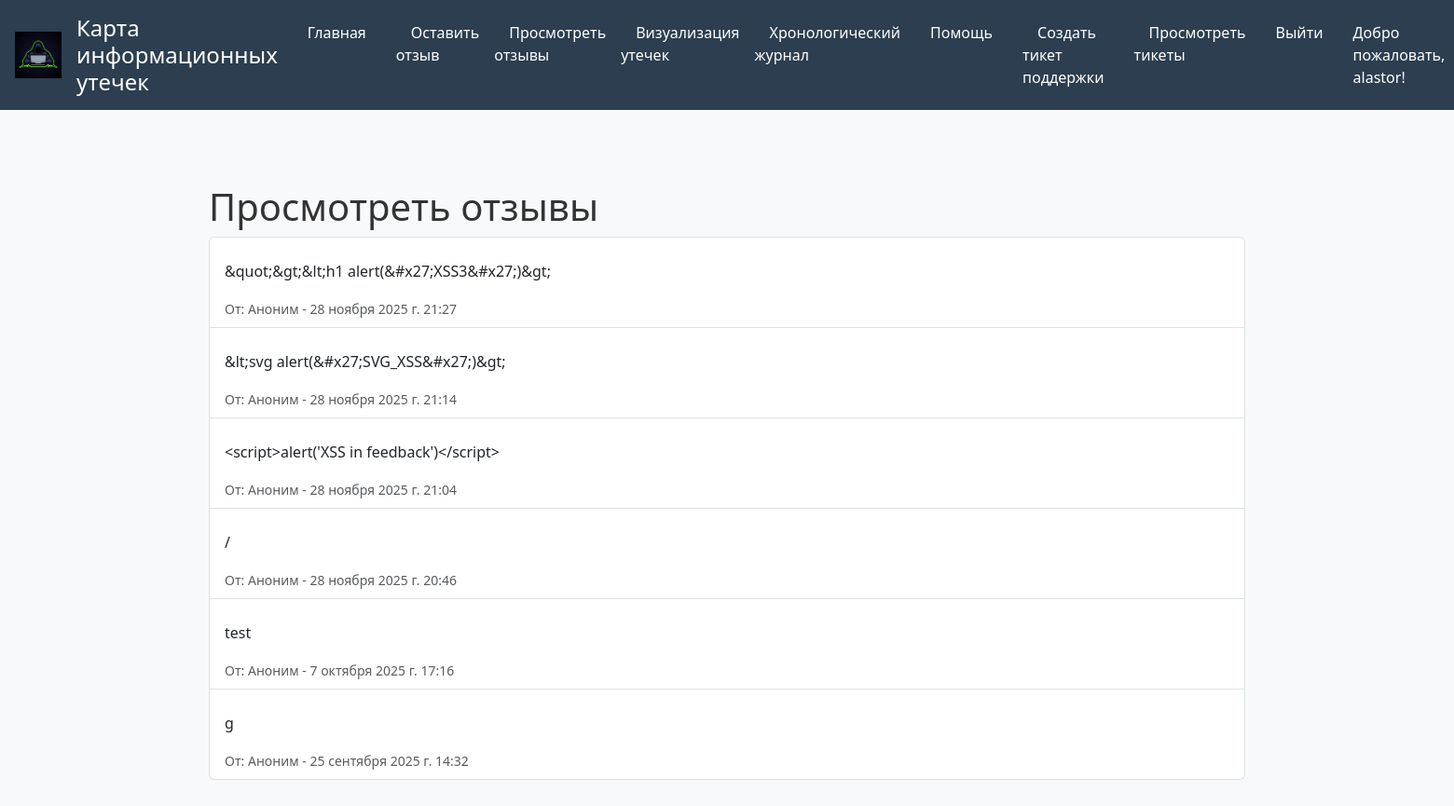
/view_feedback/ (signed in), run on the app's committed database.
### leaksmap/models.py (models this page shows, shortened)
class Feedback(models.Model):
    user = models.ForeignKey(User, on_delete=models.SET_NULL, null=True, blank=True)
    content = models.TextField()
    created_at = models.DateTimeField(auto_now_add=True)
    class Meta:
        verbose_name = "Feedback"
        verbose_name_plural = "Feedbacks"
        ordering = ['-created_at']
        indexes = [
            models.Index(fields=['user']),
        ]

### leaksmap/feedback.py (the view)
# urls.py: path('view_feedback/', feedback.view_feedback, name='view_feedback'),
def view_feedback(request):
    feedbacks = Feedback.objects.all().order_by('-created_at')
    return render(request, 'leaksmap/view_feedback.html', {'feedbacks': feedbacks})

### leaksmap/templates/leaksmap/view_feedback.html (shortened to what this page needs)
{% extends "leaksmap/base.html" %}
{% block content %}
    <div class="container mt-5">
        <h1>Просмотреть отзывы</h1>
        <ul class="list-group">
            {% for feedback in feedbacks %}
                <li class="list-group-item">
                    <p>{{ feedback.content|escape|linebreaks }}</p>
                    <small class="text-muted">От: {{ feedback.user.username|default:'Аноним'|escape }} - {{ feedback.created_at }}</small>
                </li>
            {% endfor %}
        </ul>
    </div>
{% endblock %}

### leaksmap/templates/leaksmap/base.html (shortened to what this page needs)
{% load static %}
<!DOCTYPE html>
<html lang="ru">
<head>
    <link href="https://cdn.jsdelivr.net/npm/bootstrap@5.3.8/dist/css/bootstrap.min.css" rel="stylesheet">
    <link rel="stylesheet" href="{% static 'CSS/main.css' %}">
    <link rel="stylesheet" href="https://use.fontawesome.com/releases/v6.6.0/css/all.css">
</head>
<body>
    <header>
<img src="{% static 'IMG/logo.png' %}" alt="Logo" style="width: 50px; height: 50px;" />
        <h1>Карта информационных утечек</h1>
        <nav>
            <ul>
                <li><a href="{% url 'home' %}">Главная</a></li>
                <li><a href="{% url 'feedback' %}">Оставить отзыв</a></li>
<li><a href="{% url 'view_feedback' %}">Просмотреть отзывы</a></li>
                {% if user.is_authenticated %}
                    <li><a href="{% url 'visualize_breaches' %}">Визуализация утечек</a></li>
                    <li><a href="{% url 'chronological_journal' %}">Хронологический журнал</a></li>
                    <li><a href="{% url 'help' %}">Помощь</a></li>
                    <li><a href="{% url 'create_ticket' %}">Создать тикет поддержки</a></li>
                    <li><a href="{% url 'view_tickets' %}">Просмотреть тикеты</a></li>
                    <li><a href="{% url 'logout' %}">Выйти</a></li>
                    <li>Добро пожаловать, {{ user.username|escape }}!</li>
                {% else %}
<li><a href="{% url 'login' %}">Login</a></li>
                    <li><a href="{% url 'register' %}">Зарегистрироваться</a></li>
                {% endif %}
            </ul>
        </nav>
    </header>
    <main>
        {% block content %}
        {% endblock %}
    </main>
</body>
</html>

### leaksmap/static/CSS/main.css (style rules this page uses)
body { font-family: 'Segoe UI', Tahoma, Geneva, Verdana, sans-serif; background-color: #f8f9fa; color: #333; margin: 0; padding: 0; }
header { background-color: #2c3e50; color: white; padding: 1rem; display: flex; align-items: center; gap: 1rem; }
header h1 { margin: 0; font-size: 1.5rem; }
nav ul { list-style: none; padding: 0; margin: 0; display: flex; gap: 1rem; }
nav a { color: white; text-decoration: none; padding: 0.5rem 1rem; border-radius: 4px; transition: background-color 0.3s; }
main { padding: 2rem; max-width: 1200px; margin: 0 auto; }

### data on the page
Feedback: content "&quot;&gt;&lt;h1 alert(&#x27;XSS3&#x27;)&gt;", user.username "Аноним", created_at "28 ноября 2025 г. 21:27"
Feedback: content "&lt;svg alert(&#x27;SVG_XSS&#x27;)&gt;", user.username "Аноним", created_at "28 ноября 2025 г. 21:14"
Feedback: content "<script>alert('XSS in feedback')</script>", user.username "Аноним", created_at "28 ноября 2025 г. 21:04"
Feedback: content "/", user.username "Аноним", created_at "28 ноября 2025 г. 20:46"
Feedback: content "test", user.username "Аноним", created_at "7 октября 2025 г. 17:16"
Feedback: content "g", user.username "Аноним", created_at "25 сентября 2025 г. 14:32"

### other printed values
{{ user.username|escape }} "alastor"
